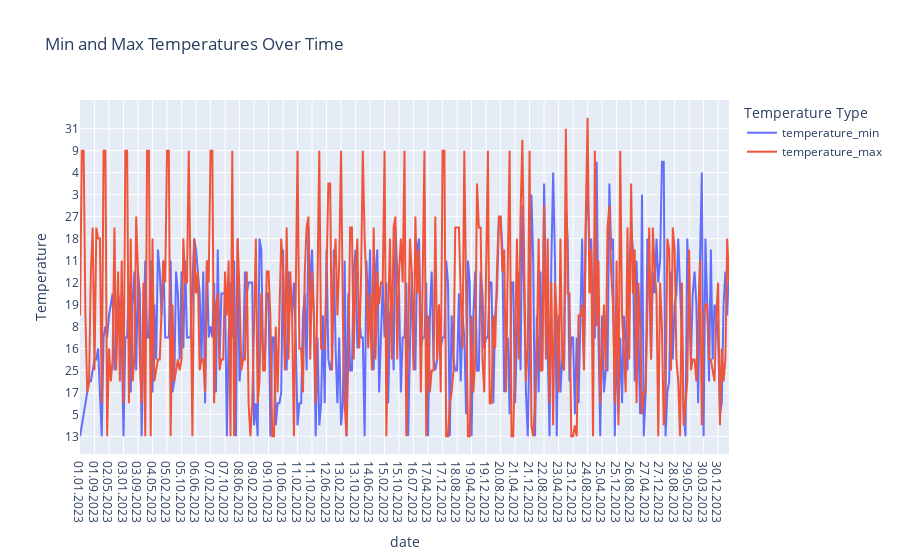

Source (notebook cell):
### Code cell
df_weather_max_temp_day = weather_df.groupby('date')['temperature'].max().reset_index(name='temperature')
df_weather_mintemp_day = weather_df.groupby('date')['temperature'].min().reset_index(name='temperature')
df_weather_max_min_temp_day = pd.DataFrame()
df_weather_max_min_temp_day['date'] = df_weather_max_temp_day['date']
df_weather_max_min_temp_day['temperature_max'] = df_weather_max_temp_day['temperature']
df_weather_max_min_temp_day['temperature_min'] = df_weather_mintemp_day['temperature']
df_weather_max_min_temp_day

fig = px.line(df_weather_max_min_temp_day, x='date', y=['temperature_min', 'temperature_max'],
              labels={'value': 'Temperature', 'variable': 'Temperature Type'},
              title='Min and Max Temperatures Over Time')
fig.show()

### Figure 1 — Plotly figure (JSON) as saved in the notebook; plotly's stock layout.template omitted (floating-point values rounded to 4 significant figures; data arrays with more than 128 entries replaced by an {"elided": "..."} marker saying what was removed)
{"data": [{"hovertemplate": "Temperature Type=temperature_min<br>date=%{x}<br>Temperature=%{y}<extra></extra>", "legendgroup": "temperature_min", "line": {"color": "#636efa", "dash": "solid"}, "marker": {"symbol": "circle"}, "mode": "lines", "name": "temperature_min", "orientation": "v", "showlegend": true, "type": "scatter", "x": {"elided": "359 str values"}, "xaxis": "x", "y": {"elided": "359 str values"}, "yaxis": "y"}, {"hovertemplate": "Temperature Type=temperature_max<br>date=%{x}<br>Temperature=%{y}<extra></extra>", "legendgroup": "temperature_max", "line": {"color": "#EF553B", "dash": "solid"}, "marker": {"symbol": "circle"}, "mode": "lines", "name": "temperature_max", "orientation": "v", "showlegend": true, "type": "scatter", "x": {"elided": "359 str values"}, "xaxis": "x", "y": {"elided": "359 str values"}, "yaxis": "y"}], "layout": {"legend": {"title": {"text": "Temperature Type"}, "tracegroupgap": 0}, "title": {"text": "Min and Max Temperatures Over Time"}, "xaxis": {"anchor": "y", "domain": [0, 1], "title": {"text": "date"}}, "yaxis": {"anchor": "x", "domain": [0, 1], "title": {"text": "Temperature"}}}}
